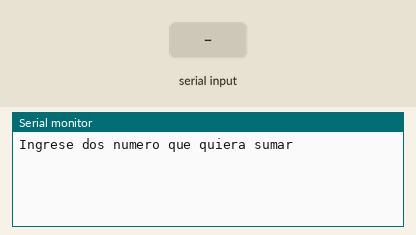
This sketch was run on a simulated Arduino Uno, built with avr-gcc and run on an emulated ATmega328P. Parts: the last lines printed to the serial monitor. Inputs (shaded band) come from the test bench.

Above: at 1.2 s.
1.3 s: "90,45\n" received over Serial
At 2.2 s:
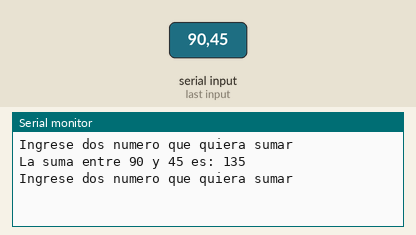
4.3 s: "30,150\n" received over Serial
At 5.8 s:
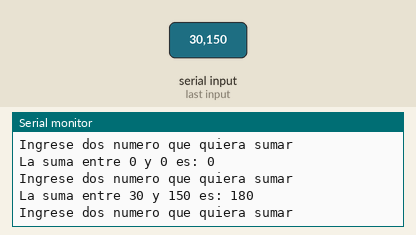
Timing chart, 0 to 7.3 s (numbered marks = the images above; inputs shaded):
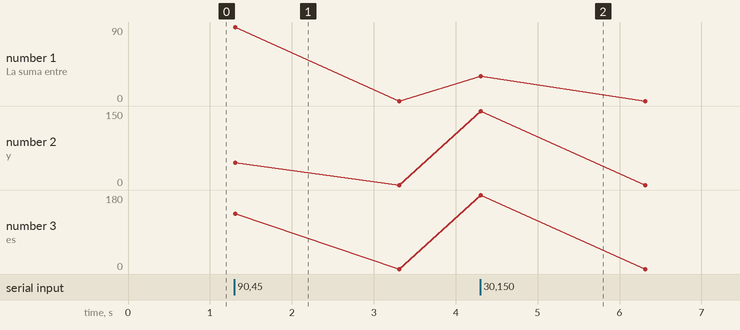

Measured:
- after the input at 1.3 s, the serial monitor: prints a new line at once (image 1)
- after the input at 4.3 s, the serial monitor: prints a new line at once (image 2)

The sketch:

Punto_5_Ejercicios_de_repaso.ino
```cpp
int numero1;
int numero2;

int resultado;

void setup(){
  Serial.begin(9600);
  Serial.println("Ingrese dos numero que quiera sumar");
}

void loop(){
  while(Serial.available()){
    numero1 = Serial.parseInt();
    numero2 = Serial.parseInt();

    resultado = numero1 + numero2;

    Serial.print("La suma entre ");
    Serial.print(numero1);
    Serial.print(" y ");
    Serial.print(numero2);
    Serial.print(" es: ");
    Serial.println(resultado);
    Serial.println("Ingrese dos numero que quiera sumar");
  }
}
```
